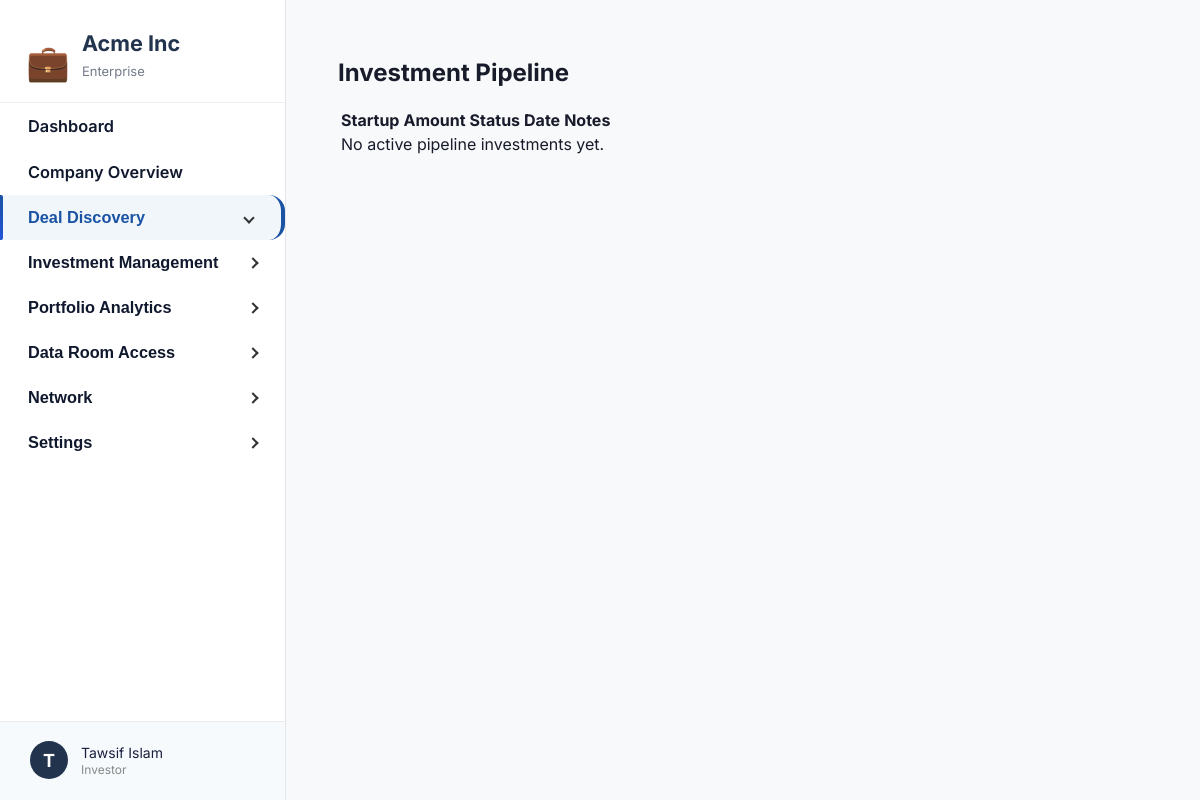
/api/investor/deal-discovery/pipeline/ (signed in), run on an earlier commit of the app's database.
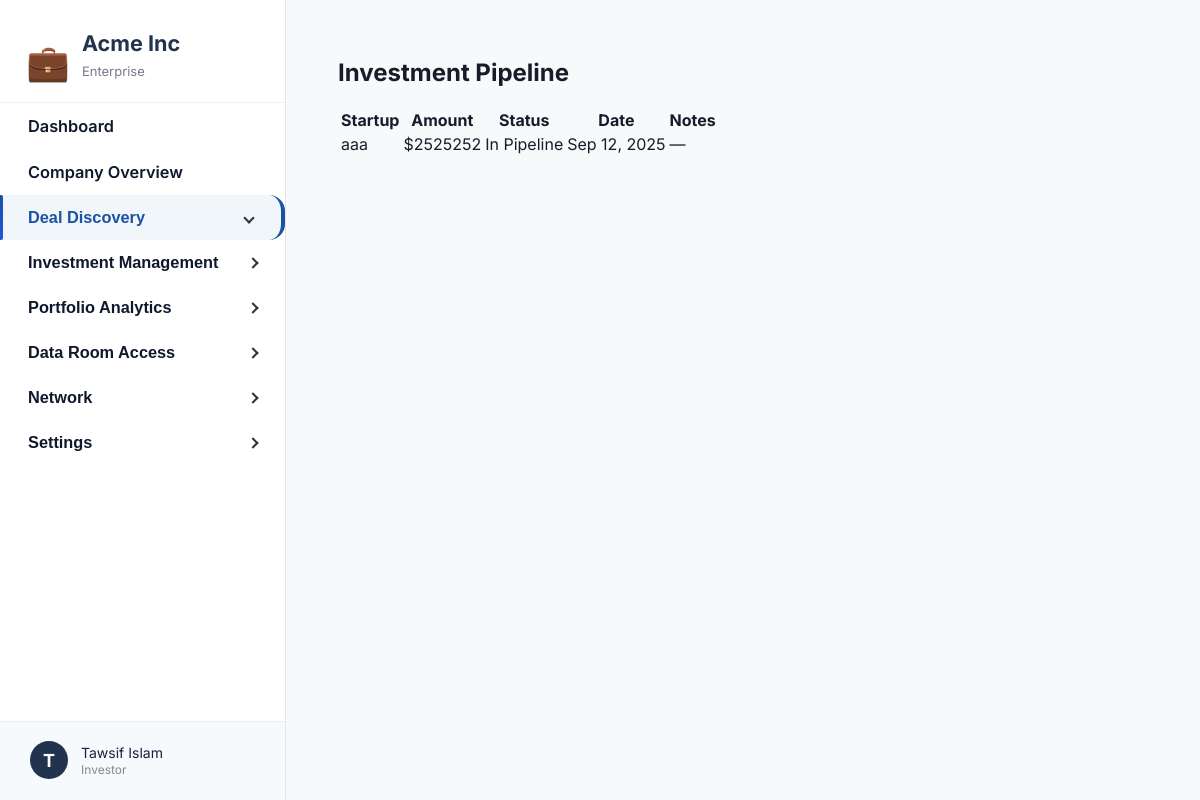
And on a later commit of the database.
### core/models.py (models this page shows, shortened)
class InvestorInvestment(models.Model):
    investor = models.ForeignKey(InvestorProfile, on_delete=models.CASCADE, related_name="investments")
    startup = models.ForeignKey(StartupProfile, on_delete=models.CASCADE)
    amount = models.FloatField(null=True, blank=True)
    equity = models.FloatField(null=True, blank=True)
    invested_at = models.DateTimeField(auto_now_add=True)
    notes = models.TextField(blank=True, null=True)
    is_active = models.BooleanField(default=True)  # Keep for backwards compatibility
    STATUS_CHOICES = [
        ('pending', 'Pending'),
        ('approved', 'Active'),
        ('rejected', 'Rejected'),
    ]
    status = models.CharField(max_length=16, choices=STATUS_CHOICES, default='pending')  # NEW

class StartupProfile(models.Model):
    user = models.OneToOneField(User, on_delete=models.CASCADE, related_name='startup_profile')
    startup_name = models.CharField(max_length=150)
    role = models.CharField(max_length=100)
    email = models.EmailField()
    website = models.CharField(max_length=255)
    heard_about = models.CharField(max_length=50)
    description = models.TextField()
    audience = models.TextField()
    tech_component = models.TextField()
    your_edge = models.TextField()
    pitch_deck_url = models.CharField(max_length=255)
    startup_stage = models.CharField(max_length=50)
    problem = models.TextField()
    solution = models.TextField()
    market_research = models.CharField(max_length=20)
    business_model_mind = models.CharField(max_length=50)
    working_time = models.CharField(max_length=50)
    cofounder = models.CharField(max_length=20)
    support_needed = models.TextField()
    has_mvp = models.CharField(max_length=10)
    tested_with_customers = models.CharField(max_length=10)
    funding_source = models.CharField(max_length=100)
    early_users = models.CharField(max_length=10)
    generated_revenue = models.CharField(max_length=20)
    stage3_challenges = models.TextField()
    stage3_support = models.TextField()
    business_model = models.TextField()
    paying_customers = models.CharField(max_length=50)
    annual_revenue_4 = models.CharField(max_length=50)
    external_funding = models.CharField(max_length=50)
    acquisition_strategies = models.TextField()
    team_size = models.CharField(max_length=50)
    stage4_challenges = models.TextField()
    stage4_support = models.TextField()
    annual_revenue_5 = models.CharField(max_length=50)
    active_customers_5 = models.CharField(max_length=50)
    markets_operating = models.CharField(max_length=100)
    expansion_plans = models.TextField()
    stage5_challenges = models.TextField()
    is_approved = models.BooleanField(default=False)
    is_onboarded = models.BooleanField(default=False)
    complete_profile_submitted = models.BooleanField(default=False)
    submitted_at = models.DateTimeField(auto_now_add=True)
    arr = models.FloatField(
        null=True, blank=True, verbose_name="Annual Recurring Revenue (ARR)"
    )
    arpu = models.FloatField(
        null=True, blank=True, verbose_name="Average Revenue Per User (ARPU)"
    )
    monthly_burn = models.FloatField(null=True, blank=True)
    cash_balance = models.FloatField(null=True, blank=True)
    ltv_cac_ratio = models.FloatField(null=True, blank=True)
    operating_expenses = models.FloatField(null=True, blank=True)
    debt_obligations = models.TextField(null=True, blank=True)
    capital_raised = models.FloatField(null=True, blank=True)
    currently_raising = models.FloatField(null=True, blank=True)
    equity_offered = models.FloatField(null=True, blank=True)
    financial_forecast = models.FileField(
        upload_to='financial_forecasts/', null=True, blank=True
    )

### core/views.py (the view)
# urls.py: path('investor/deal-discovery/pipeline/', investment_pipeline, name='investment_pipeline'),
@login_required
def investment_pipeline(request):
    investor_profile = getattr(request.user, 'investor_profile', None)
    if not investor_profile:
        return redirect('investor_onboarding')
    pipeline = InvestorInvestment.objects.filter(
        investor=investor_profile,
        is_active=True
    ).select_related('startup').order_by('-invested_at')
    if request.headers.get("HX-Request") == "true":
        return render(request, "investor_partials/investment_pipeline_partial.html", {
            "pipeline": pipeline,
            "section": "deal_discovery",
            "subsection": "investment_pipeline"
        })
    else:
        return render(request, "investment_pipeline.html", {
        "pipeline": pipeline,
        "section": "deal_discovery",
        "subsection": "investment_pipeline"
    })

### core/templates/investment_pipeline.html
{% extends "investor_base.html" %}
{% block content %}
<h2 class="text-xl font-bold mb-4">Investment Pipeline</h2>
<table class="w-full bg-white rounded shadow">
    <thead>
        <tr>
            <th>Startup</th><th>Amount</th><th>Status</th><th>Date</th><th>Notes</th>
        </tr>
    </thead>
    <tbody>
    {% for inv in pipeline %}
        <tr>
            <td>{{ inv.startup.startup_name }}</td>
            <td>${{ inv.amount|floatformat:0 }}</td>
            <td>{% if inv.is_active %} In Pipeline {% else %} Completed {% endif %}</td>
            <td>{{ inv.invested_at|date:"M d, Y" }}</td>
            <td>{{ inv.notes|default:"—" }}</td>
        </tr>
    {% empty %}
        <tr><td colspan="5" class="text-center text-gray-400 py-6">No active pipeline investments yet.</td></tr>
    {% endfor %}
    </tbody>
</table>
{% endblock %}

What changed in the data, as far as the page shows it:
added InvestorInvestment: startup.startup_name "aaa", amount "2525252", is_active "In Pipeline", invested_at "Sep 12, 2025", notes "—"
Also different on the page:
text no longer shown: "No active pipeline investments yet."
